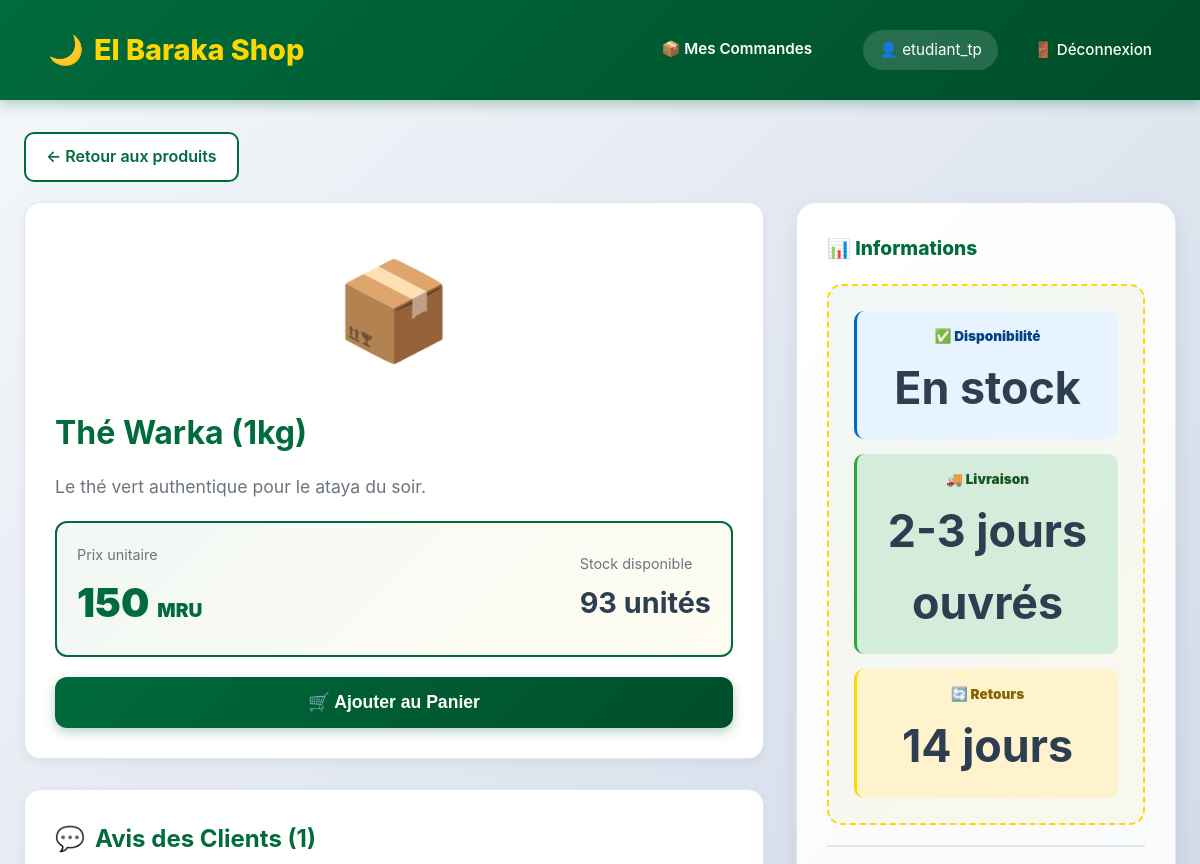
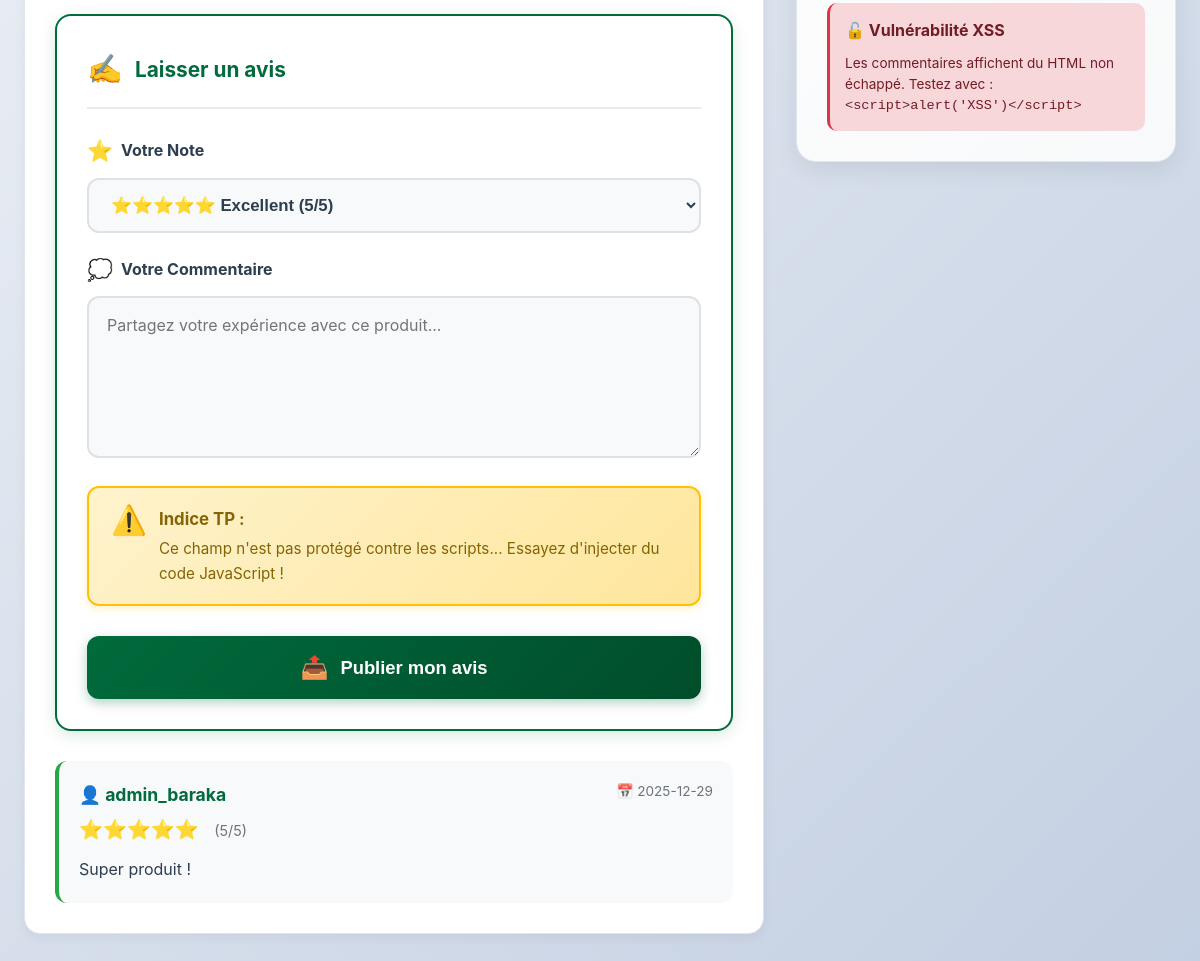
Page /produit/1 (signed in) on the committed database (2 pictures, top to bottom).
### tables this page shows
CREATE TABLE produits (
            id INTEGER PRIMARY KEY AUTOINCREMENT,
            nom TEXT NOT NULL,
            description TEXT,
            prix DECIMAL(10, 2) NOT NULL,
            quantite INTEGER DEFAULT 10
        );

CREATE TABLE commentaires (
    id INT AUTO_INCREMENT PRIMARY KEY,
    produit_id INT,
    utilisateur_id INT,
    message TEXT,                          -- L'étudiant injecte <script> ici
    note INT CHECK (note BETWEEN 1 AND 5),
    date_post DATETIME DEFAULT CURRENT_TIMESTAMP,
    FOREIGN KEY (produit_id) REFERENCES produits(id),
    FOREIGN KEY (utilisateur_id) REFERENCES utilisateurs(id)
);

CREATE TABLE utilisateurs (
            id INTEGER PRIMARY KEY AUTOINCREMENT,
            username TEXT NOT NULL UNIQUE,
            password TEXT NOT NULL,
            telephone TEXT,
            adresse TEXT,
            est_admin BOOLEAN DEFAULT 0,
            solde_mru DECIMAL(10, 2) DEFAULT 0.00
        );

### app.py (the view)
@app.route('/produit/<int:produit_id>')
def produit_details(produit_id):
    if 'user_id' not in session: return redirect('/login')
    conn = get_db_connection()
    produit = conn.execute("SELECT * FROM produits WHERE id = ?", (produit_id,)).fetchone()
    if not produit:
        flash("Produit introuvable.", "danger")
        conn.close()
        return redirect('/')
    commentaires = conn.execute("""
        SELECT c.*, u.username
        FROM commentaires c
        JOIN utilisateurs u ON c.utilisateur_id = u.id
        WHERE c.produit_id = ?
        ORDER BY c.date_post DESC
    """, (produit_id,)).fetchall()
    conn.close()
    return render_template('produit_details.html', produit=produit, commentaires=commentaires)

### app.py (called while the page is built)
def get_db_connection():
    conn = sqlite3.connect('elbaraka.db')
    conn.row_factory = sqlite3.Row
    return conn

### templates/produit_details.html (shortened to what this page needs)
{% extends "base.html" %}
{% block content %}
<div style="max-width: 1200px; margin: 0 auto;">
    <div style="margin-bottom: 20px;">
        <a href="/" style="display: inline-flex; align-items: center; gap: 8px; padding: 10px 20px; background: white; color: var(--primary); text-decoration: none; border-radius: 10px; border: 2px solid var(--primary); font-weight: 600; transition: all 0.3s ease;">
            ← Retour aux produits
        </a>
    </div>
    <div class="main-layout">
        <div>
            <div style="background: white; padding: 30px; border-radius: 16px; box-shadow: 0 4px 12px rgba(0,0,0,0.05); border: 1px solid #e0e6ed; margin-bottom: 30px;">
                <div style="text-align: center; font-size: 6rem; margin-bottom: 20px;">📦</div>
                <h1 style="color: var(--primary); margin-bottom: 15px; font-size: 2rem;">{{ produit.nom }}</h1>
                <p style="color: #6c757d; font-size: 1.1rem; line-height: 1.6; margin-bottom: 20px;">
                    {{ produit.description }}
                </p>
                <div style="display: flex; justify-content: space-between; align-items: center; padding: 20px; background: linear-gradient(135deg, rgba(0, 107, 60, 0.05) 0%, rgba(255, 215, 0, 0.05) 100%); border-radius: 12px; border: 2px solid var(--primary);">
                    <div>
                        <div style="font-size: 0.9rem; color: #6c757d; margin-bottom: 5px;">Prix unitaire</div>
                        <div style="font-size: 2.5rem; font-weight: 900; color: var(--primary);">
                            {{ produit.prix }} <span style="font-size: 1.2rem;">MRU</span>
                        </div>
                    </div>
                    <div>
                        <div style="font-size: 0.9rem; color: #6c757d; margin-bottom: 5px;">Stock disponible</div>
                        <div style="font-size: 1.8rem; font-weight: 700; color: var(--text);">
                            {{ produit.quantite }} unités
                        </div>
                    </div>
                </div>
                <button class="btn-primary" style="width: 100%; margin-top: 20px; padding: 15px; font-size: 1.1rem;">
                    🛒 Ajouter au Panier
                </button>
            </div>
            <div style="background: white; padding: 30px; border-radius: 16px; box-shadow: 0 4px 12px rgba(0,0,0,0.05); border: 1px solid #e0e6ed;">
                <h2 style="color: var(--primary); margin-bottom: 20px; display: flex; align-items: center; gap: 10px;">
                    <span>💬</span>
                    <span>Avis des Clients ({{ commentaires|length }})</span>
                </h2>
                <div style="background: white; padding: 30px; border-radius: 16px; margin-bottom: 30px; border: 2px solid var(--primary); box-shadow: 0 4px 16px rgba(0, 107, 60, 0.15);">
                    <h3 style="margin-top: 0; margin-bottom: 25px; font-size: 1.3rem; color: var(--primary); display: flex; align-items: center; gap: 12px; border-bottom: 2px solid #e9ecef; padding-bottom: 15px;">
                        <span style="font-size: 1.8rem;">✍️</span>
                        <span>Laisser un avis</span>
                    </h3>
                    <form action="/produit/{{ produit.id }}/commenter" method="POST" style="display: flex; flex-direction: column; gap: 20px;">
                        <div>
                            <label for="note" style="display: block; margin-bottom: 10px; font-weight: 700; color: var(--text); font-size: 1rem; display: flex; align-items: center; gap: 8px;">
                                <span style="font-size: 1.3rem;">⭐</span>
                                <span>Votre Note</span>
                            </label>
                            <select name="note" id="note" style="width: 100%; padding: 15px 18px; border: 2px solid #dee2e6; border-radius: 12px; font-size: 1.05rem; background: #f8f9fa; cursor: pointer; transition: all 0.3s ease; font-weight: 600; color: var(--text);">
                                <option value="5">⭐⭐⭐⭐⭐ Excellent (5/5)</option>
                            </select>
                        </div>
                        <div>
                            <label for="message" style="display: block; margin-bottom: 10px; font-weight: 700; color: var(--text); font-size: 1rem; display: flex; align-items: center; gap: 8px;">
                                <span style="font-size: 1.3rem;">💭</span>
                                <span>Votre Commentaire</span>
                            </label>
                            <textarea
                                name="message"
                                id="message"
                                rows="5"
                                placeholder="Partagez votre expérience avec ce produit..."
                                style="width: 100%; padding: 15px 18px; border: 2px solid #dee2e6; border-radius: 12px; font-size: 1rem; font-family: inherit; resize: vertical; transition: all 0.3s ease; background: #f8f9fa; line-height: 1.6;"
                                required
                            ></textarea>
                        </div>
                        <div style="background: linear-gradient(135deg, #fff3cd 0%, #ffe69c 100%); padding: 18px 22px; border-radius: 12px; border: 2px solid #ffc107; box-shadow: 0 2px 8px rgba(255, 193, 7, 0.25);">
                            <div style="display: flex; align-items: start; gap: 12px;">
                                <span style="font-size: 1.8rem; line-height: 1;">⚠️</span>
                                <div>
                                    <p style="margin: 0; font-size: 0.95rem; color: #856404; line-height: 1.6;">
                                        <strong style="font-size: 1.05rem; display: block; margin-bottom: 5px;">Indice TP :</strong>
                                        Ce champ n'est pas protégé contre les scripts... Essayez d'injecter du code JavaScript !
                                    </p>
                                </div>
                            </div>
                        </div>
                        <button type="submit" class="btn-primary" style="padding: 18px; font-size: 1.15rem; display: flex; align-items: center; justify-content: center; gap: 12px; margin-top: 10px; box-shadow: 0 4px 12px rgba(0, 107, 60, 0.3);">
                            <span style="font-size: 1.4rem;">📤</span>
                            <span style="font-weight: 700;">Publier mon avis</span>
                        </button>
                    </form>
                </div>
                <div style="display: flex; flex-direction: column; gap: 20px;">
                    {% if commentaires %}
                        {% for c in commentaires %}
                        <div style="background: #f8f9fa; padding: 20px; border-radius: 12px; border-left: 4px solid #28a745;">
                            <div style="display: flex; justify-content: space-between; align-items: start; margin-bottom: 10px;">
                                <div>
                                    <strong style="color: var(--primary); font-size: 1.1rem;">👤 {{ c.username }}</strong>
                                    <div style="color: var(--gold); font-size: 1.2rem; margin-top: 5px;">
                                        {{ '⭐' * (c.note|int) }}
                                        <span style="color: #6c757d; font-size: 0.9rem; margin-left: 10px;">({{ c.note }}/5)</span>
                                    </div>
                                </div>
                                <span style="color: #6c757d; font-size: 0.85rem;">
                                    📅 {{ c.date_post[:10] }}
                                </span>
                            </div>
                            <div style="color: var(--text); line-height: 1.6; margin-top: 12px;">
                                {{ c.message | safe }}
                            </div>
                        </div>
                        {% endfor %}
                    {% endif %}
                </div>
            </div>
        </div>
        <aside>
            <div class="wallet-card">
                <h3 style="margin-top: 0; color: var(--primary); font-size: 1.2rem; font-weight: 800;">
                    📊 Informations
                </h3>
                <div style="display: flex; flex-direction: column; gap: 15px;">
                    <div style="padding: 15px; background: #e7f3ff; border-radius: 10px; border-left: 3px solid #0066cc;">
                        <div style="font-size: 0.85rem; color: #004085; margin-bottom: 5px;">✅ Disponibilité</div>
                        <div style="font-weight: 700; color: var(--text);">En stock</div>
                    </div>
                    <div style="padding: 15px; background: #d4edda; border-radius: 10px; border-left: 3px solid #28a745;">
                        <div style="font-size: 0.85rem; color: #155724; margin-bottom: 5px;">🚚 Livraison</div>
                        <div style="font-weight: 700; color: var(--text);">2-3 jours ouvrés</div>
                    </div>
                    <div style="padding: 15px; background: #fff3cd; border-radius: 10px; border-left: 3px solid var(--gold);">
                        <div style="font-size: 0.85rem; color: #856404; margin-bottom: 5px;">🔄 Retours</div>
                        <div style="font-weight: 700; color: var(--text);">14 jours</div>
                    </div>
                </div>
                <hr style="border: 0; border-top: 2px solid #e0e6ed; margin: 20px 0;">
                <div style="background: #f8d7da; padding: 15px; border-radius: 10px; border-left: 3px solid #dc3545;">
                    <h4 style="margin: 0 0 10px 0; color: #721c24; font-size: 1rem;">
                        🔓 Vulnérabilité XSS
                    </h4>
                    <p style="margin: 0; font-size: 0.85rem; color: #721c24; line-height: 1.5;">
                        Les commentaires affichent du HTML non échappé. Testez avec : <code>&lt;script&gt;alert('XSS')&lt;/script&gt;</code>
                    </p>
                </div>
            </div>
        </aside>
    </div>
</div>
{% endblock %}

### static/style.css (style rules this page uses)
:root { --primary: #006b3c; --primary-dark: #004d2a; --secondary: #d01c1f; --gold: #ffd700; --bg: #f8f9fa; --text: #2c3e50; --white: #ffffff; --shadow: rgba(0, 0, 0, 0.08); --shadow-hover: rgba(0, 0, 0, 0.15); --border: #e0e6ed; }
* { margin: 0; padding: 0; box-sizing: border-box; }
body { font-family: -apple-system, BlinkMacSystemFont, 'Segoe UI', Roboto, 'Helvetica Neue', Arial, sans-serif; background: linear-gradient(135deg, #f5f7fa 0%, #c3cfe2 100%); color: var(--text); line-height: 1.6; min-height: 100vh; }
.main-layout { display: grid; grid-template-columns: 1fr 380px; gap: 2rem; align-items: start; }
.main-layout > div > div:first-child { background: var(--white); padding: 25px; border-radius: 16px; margin-bottom: 25px; box-shadow: 0 4px 12px var(--shadow); border: 1px solid var(--border); }
.main-layout form { display: flex; gap: 12px; position: relative; }
.main-layout form button { padding: 14px 32px; background: linear-gradient(135deg, var(--primary) 0%, var(--primary-dark) 100%); color: white; border: none; border-radius: 12px; font-weight: 600; cursor: pointer; transition: all 0.3s ease; box-shadow: 0 4px 12px rgba(0, 107, 60, 0.3); }
.btn-primary { background: linear-gradient(135deg, var(--primary) 0%, var(--primary-dark) 100%); color: white; border: none; padding: 14px 20px; border-radius: 12px; cursor: pointer; width: 100%; font-size: 1.05rem; font-weight: 700; transition: all 0.3s ease; box-shadow: 0 4px 12px rgba(0, 107, 60, 0.3); margin-top: 10px; }
.wallet-card { background: linear-gradient(135deg, var(--white) 0%, #f8f9fa 100%); padding: 30px; border-radius: 20px; box-shadow: 0 8px 24px var(--shadow); position: sticky; top: 100px; border: 1px solid var(--border); }
.wallet-card h3 { margin-top: 0; margin-bottom: 20px; color: var(--primary); font-size: 1.4rem; font-weight: 800; display: flex; align-items: center; gap: 10px; }
.wallet-card > div:nth-child(2) { font-size: 2.8rem; font-weight: 900; color: var(--primary); text-align: center; padding: 25px; background: linear-gradient(135deg, rgba(0, 107, 60, 0.05) 0%, rgba(255, 215, 0, 0.05) 100%); border-radius: 15px; margin-bottom: 20px; border: 2px dashed var(--gold); }
.wallet-card hr { border: 0; border-top: 2px solid var(--border); margin: 25px 0; }
.wallet-card h4 { color: var(--text); margin-bottom: 10px; font-size: 1.1rem; font-weight: 700; }
.wallet-card p { font-size: 0.9rem; color: #6c757d; margin-bottom: 15px; }

### rows in the picture
produits: nom "Thé Warka (1kg)", description "Le thé vert authentique pour le ataya du soir.", prix "150", quantite "93"
commentaires: username "admin_baraka", note "⭐⭐⭐⭐⭐", note "5", date_post "2025-12-29", message "Super produit !"

### other values in the picture
{{ session.get('username') }} "etudiant_tp"
{{ commentaires|length }} "1"
